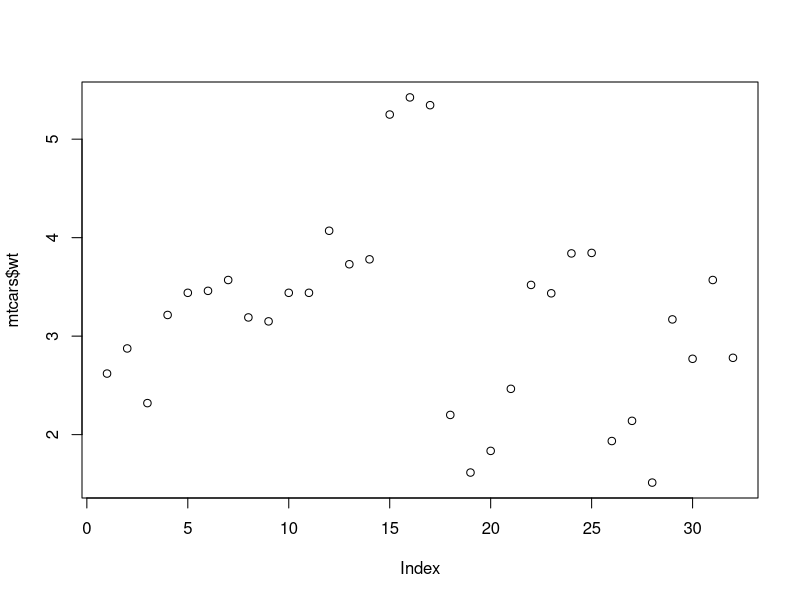
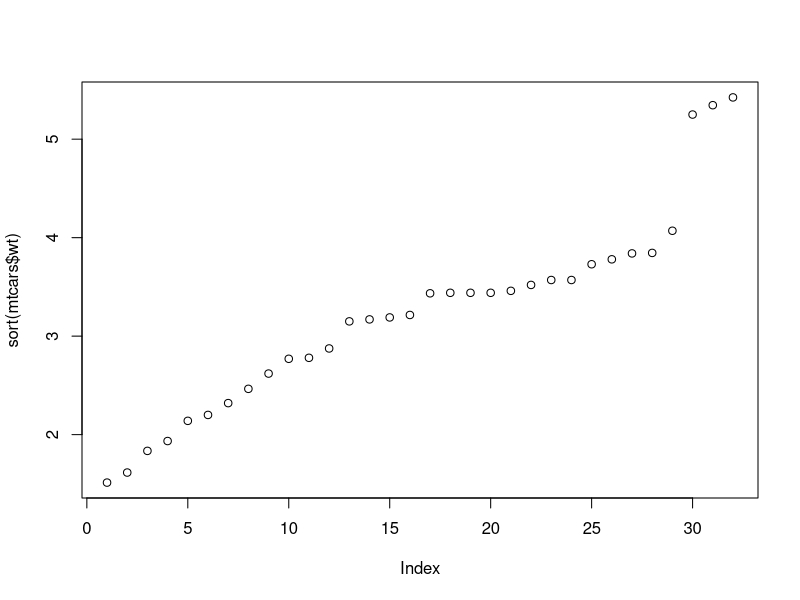
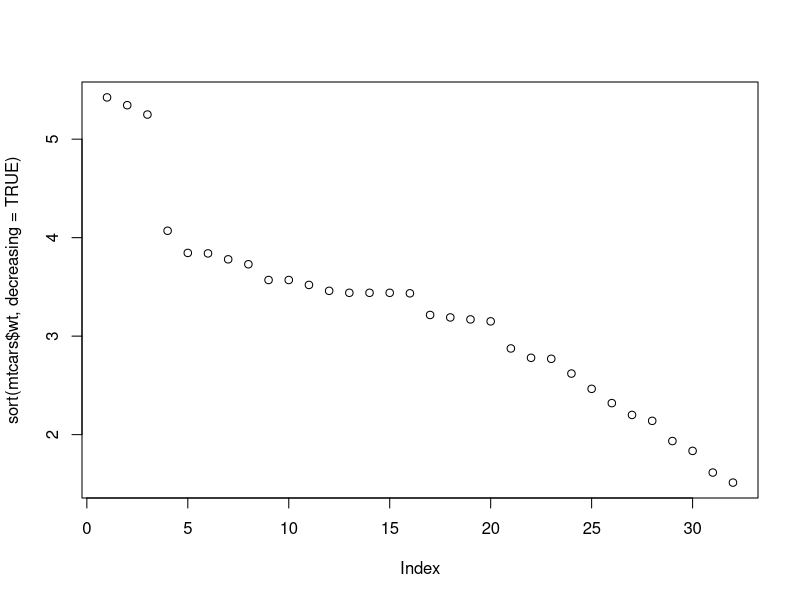
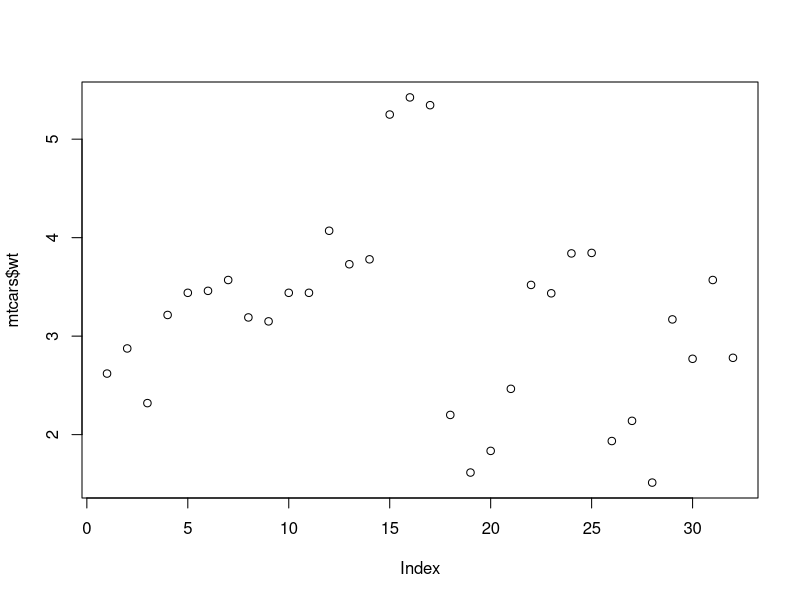
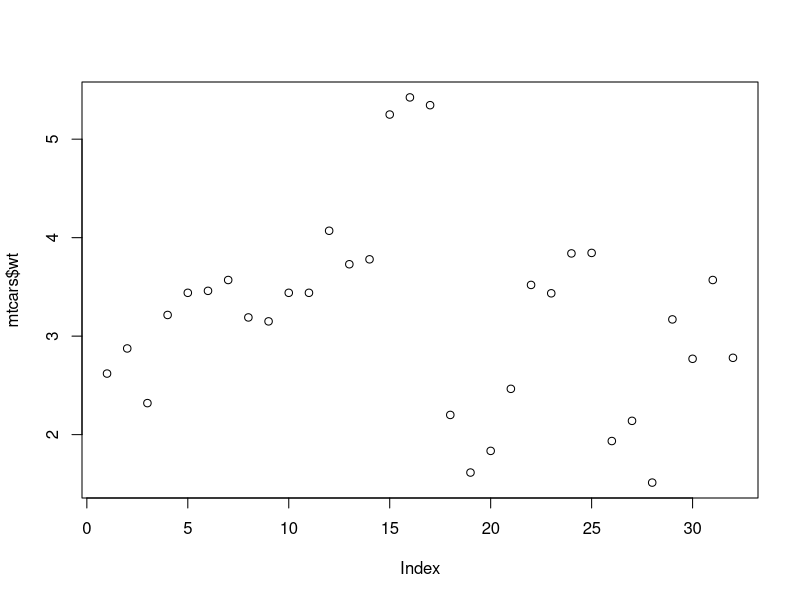
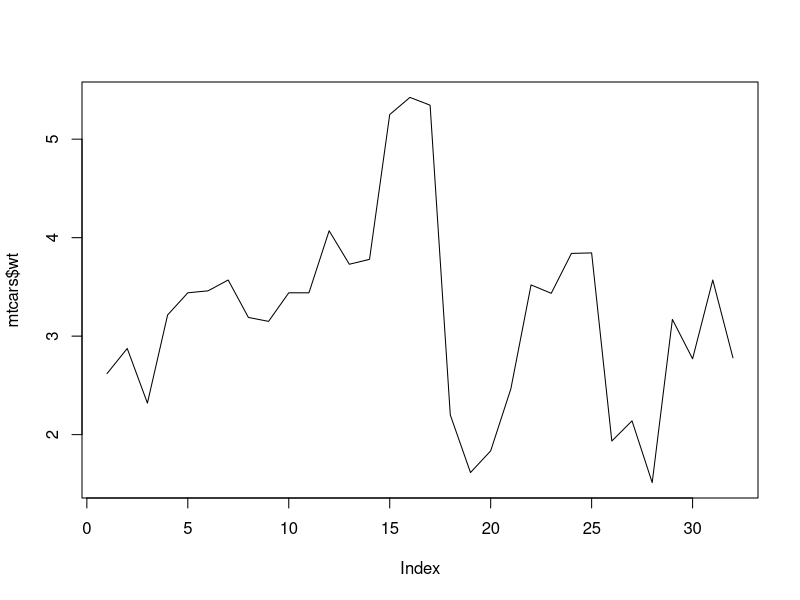
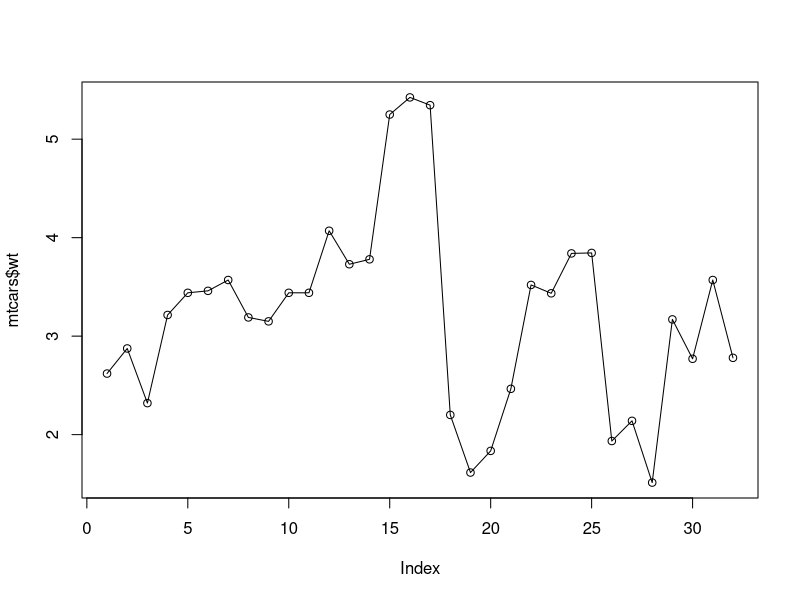
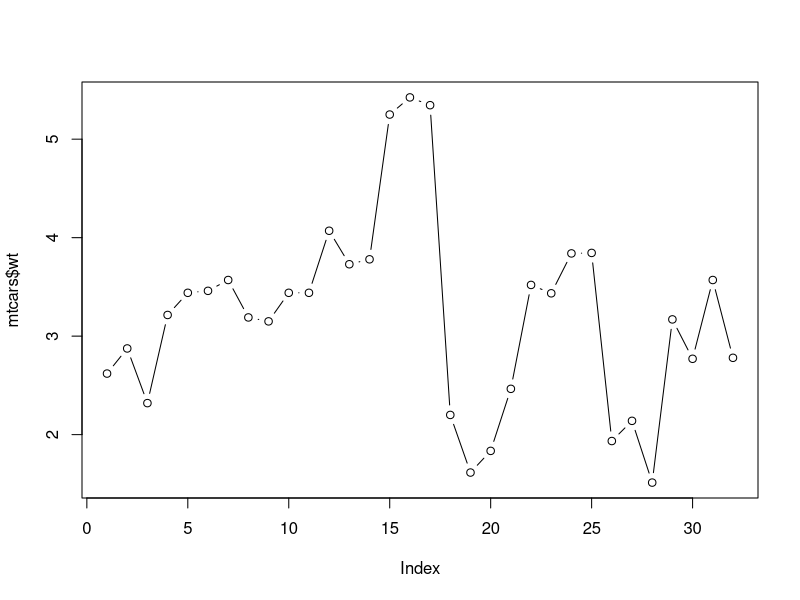

The R script that drew these images, in order:
## ---- chunk 1
data()
# install.packages("datasets")
# library(datasets)
## ---- chunk 2
data(mtcars)
## ---- chunk 3
dim(mtcars)      #dimension
str(mtcars)      #Internal STRucture
summary(mtcars)  #Summary
names(mtcars)    #Column Names
rownames(mtcars) #Row Names
dimnames(mtcars) #Row and Column Names together
head(mtcars)     #Top 6 entries
tail(mtcars)     #Last 6 entries
## ---- chunk 4
head(mtcars)
plot(mtcars$wt)
plot(sort(mtcars$wt))
plot(sort(mtcars$wt, decreasing = TRUE))
# ?plot
# ?sort
plot(mtcars$wt)
## ---- chunk 5
plot(mtcars$wt, type="p")     # points (default)
plot(mtcars$wt, type="l")     # lines
plot(mtcars$wt, type="o")     # points and lines together

plot(mtcars$wt, type="b")     # for both points and lines
plot(mtcars$wt, type="c")     # for the lines part alone of "b",
plot(mtcars$wt, type="s")     # stair steps
plot(mtcars$wt, type="S")     # stair steps
plot(mtcars$wt, type="h")     # histogram like vertical lines
plot(mtcars$wt, type="n")     # does not produce any points (???)
## ---- chunk 6
plot(mtcars$wt)
plot(mtcars$wt, type="p", pch=1, cex=1)     # default
plot(mtcars$wt, type="p", pch=2, cex=1) 
plot(mtcars$wt, type="p", pch=2, cex=2) 
plot(mtcars$wt, type="p", pch=18, cex=3) 
plot(mtcars$wt, type="p", pch=18, cex=3, col="red")
plot(mtcars$wt, type="p", pch=18, cex=3, col="blue")
## ---- chunk 7
plot(mtcars$wt, type="l")
plot(mtcars$wt, type="l", lty=1, lwd=1)     # points
plot(mtcars$wt, type="l", lty=2, lwd=3)     # points
plot(mtcars$wt, type="l", lty=3, lwd=3)
colors()
## ---- chunk 8
#Default Values

plot(mtcars$wt)

plot(mtcars$wt,
     type="p", #points
     pch=1,    #point shape
     cex=1,    #point size
     lty=1,    #line type
     lwd=1,    #line width
     ylab = "Weight",
     xlab = "Weight Index",
     main = "Distribution of Car Weight")
## ---- chunk 9
plot(mtcars$wt,
     type="o", #points
     pch=18,    #point shape
     cex=2,    #point size
     lty=5,    #line type
     lwd=2,    #line width
     col="red",
     xlab = "Weight",
     ylab = "Weight Index",
     main = "Distribution of Car Weight",
     sub = "Sub Title")
## ---- chunk 10
plot(x=mtcars$wt, y=mtcars$mpg)
